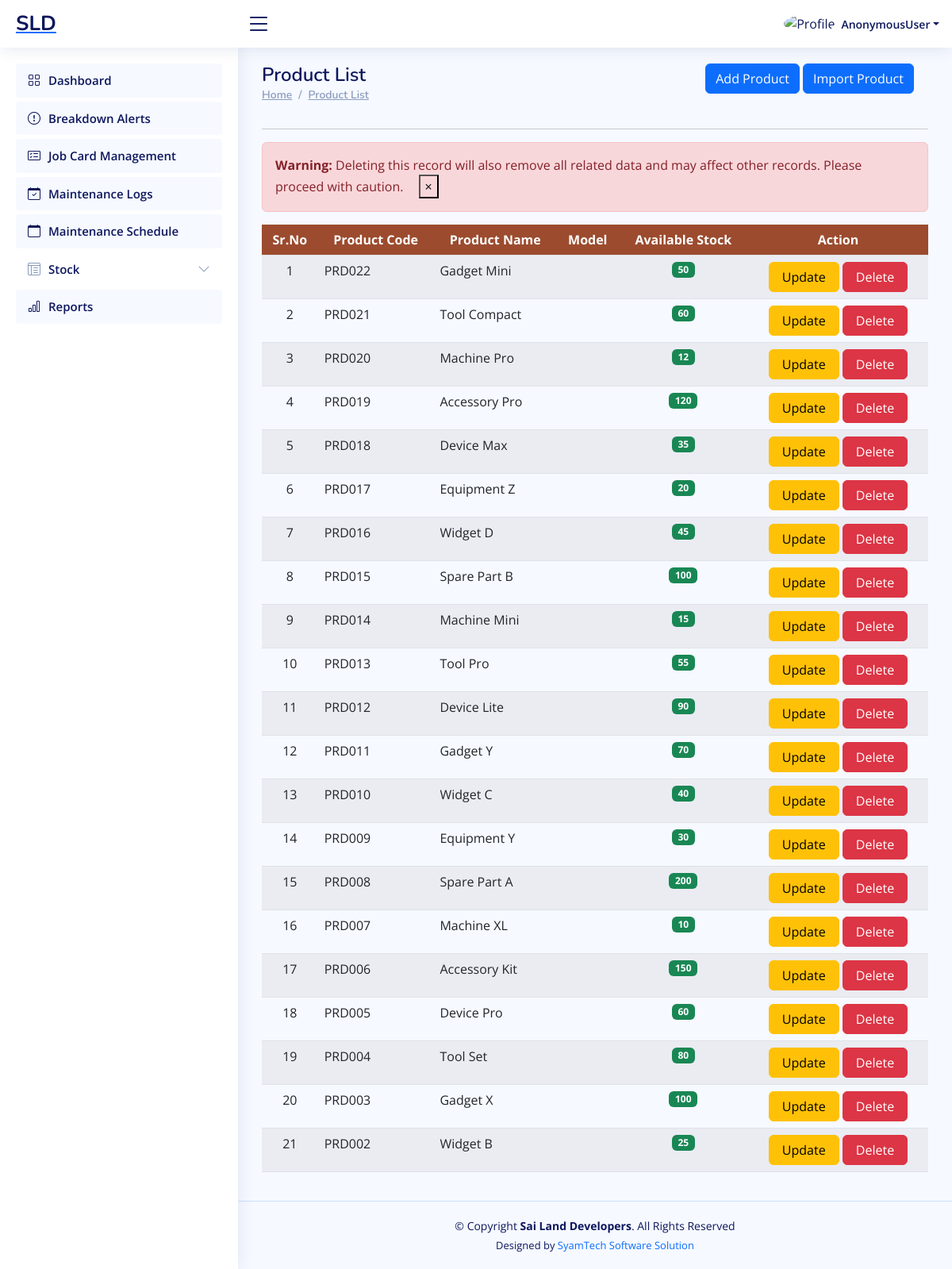
Page /workshop/product-list/ on the earlier database version.
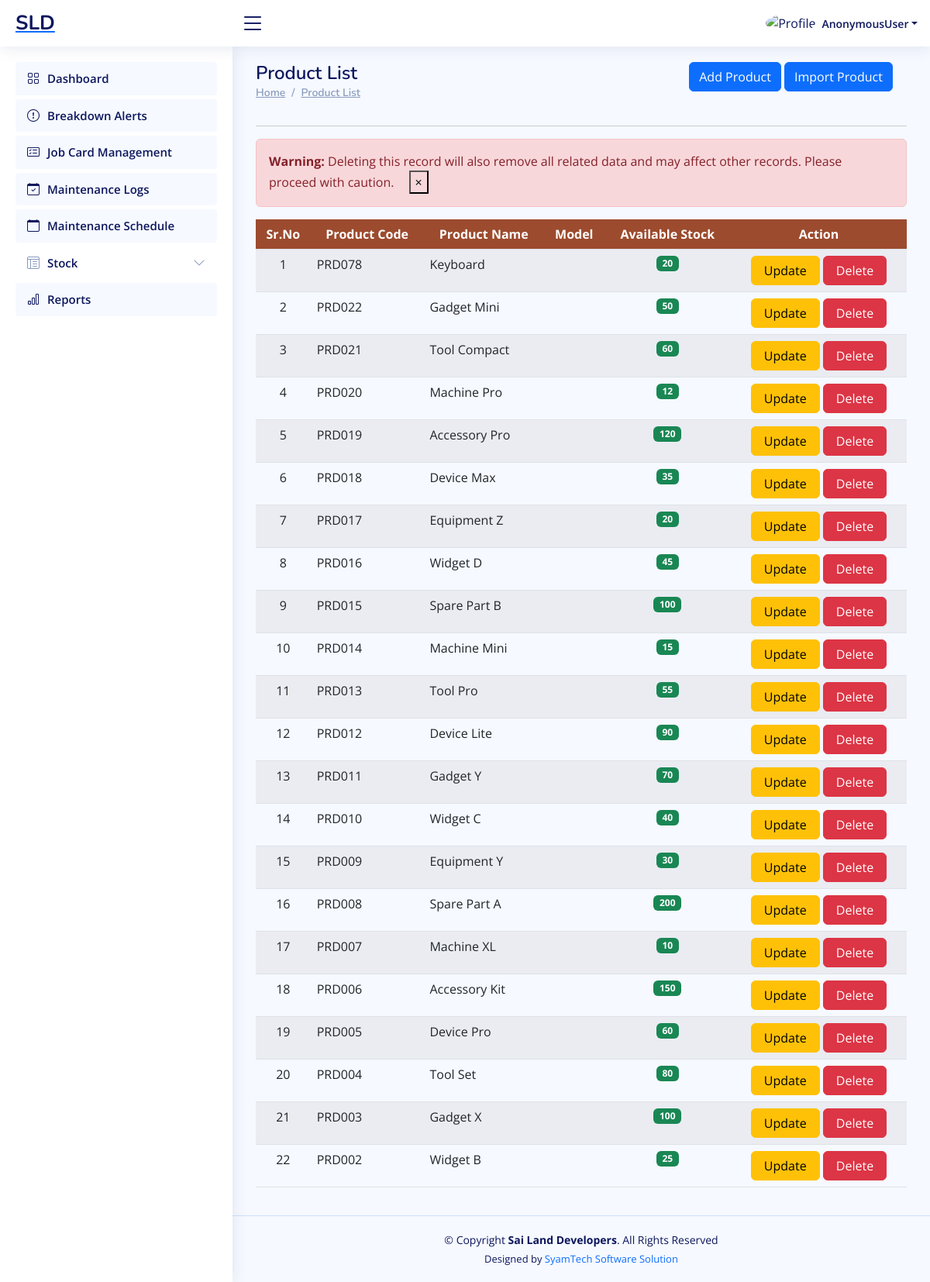
Same page on the later database version.
### ERP_Admin/models.py (models this page shows, shortened)
class Product(models.Model):
    product_code = models.CharField(max_length=20, unique=True, db_index=True)
    product_name = models.CharField(max_length=100, db_index=True)
    model = models.ForeignKey(Model, related_name='items', null=True, blank=True, on_delete=models.CASCADE)
    description = models.TextField(null=True, blank=True)
    sale_price = models.DecimalField(max_digits=10, decimal_places=2, null=True)  # Use DecimalField for monetary values
    minimum_stock_alert = models.PositiveIntegerField(default=0)
    available_stock = models.PositiveIntegerField(default=0, db_index=True, null=True, blank=True)
    product_image=models.ImageField(upload_to="Product Images", height_field=None, width_field=None, max_length=500, null=True, blank=True)

### ERP_Workshop/views.py (the view)
# urls.py: path('product-list/', views.product_list, name='workshop_product_list'),
def product_list(request):
    form = ProductForm()
    products = cache.get('cache_products')
    if not products:
        products = list(Product.objects.all().order_by('-id').values())
        cache.set('cache_products', products, timeout=None)
    return render(request, "workshop_product_list.html", {'form': form, 'product': products})

### ERP_Admin/models.py (called while the page is built)
    def __str__(self):
        return self.model_name

### ERP_Workshop/templates/workshop_product_list.html (shortened to what the changed rows need)
{% extends "workshop_base.html" %}
{% load crispy_forms_tags %}
{% block content %}
<main id="main" class="main">
        <div class="row">
            <div class="col-sm-6">
                <div class="pagetitle">
                    <h1>Product List</h1>
                </div>
            </div>
        </div>
        <section class="section dashboard">
            <div class="row">
                <div class="col-lg-12">
                    <div class="row">
                        <div class="container" style=" overflow:scroll;">
                            <table id="product" class="table table-striped "
                                style="overflow:scroll; width:100%;min-width: max-content;">
                                <thead>
                                    <tr style="background:#9c4b2e;">
                                        <th scope="col" class="text-center text-white" style="">Sr.No</th>
                                        <th scope="col" class="text-center text-white" style="">Product Code</th>
                                        <th scope="col" class="text-center text-white" style="">Product Name</th>
                                        <th scope="col" class="text-center text-white" style="">Model</th>
                                        <th scope="col" class="text-center text-white" style="">Available Stock</th>
                                        <th scope="col" class="text-center text-white" style="">Action</th>
                                    </tr>
                                </thead>
                                <tbody>
                                    {% if product %}
                                    {% for r in product %}
                                    <tr>
                                        <td class="text-center">{{forloop.counter}}</td>
                                        <td class="text-left">{{r.product_code}}</td>
                                        <td class="text-left">{{r.product_name}}</td>
                                        <td class="text-left">{{r.model.model_name}}</td>
                                        <td class="text-center">
                                            {% if r.available_stock == r.minimum_stock_alert %}
                                            <span class="badge bg-warning">{{r.available_stock}}</span>
                                            {% elif r.available_stock < r.minimum_stock_alert %}
                                            <span class="badge bg-danger">{{r.available_stock}}</span>
                                            {% else %}
                                            <span class="badge bg-success">{{r.available_stock}}</span>
                                            {% endif %}
                                        </td>
                                        <td>
                                            <center>
                                                <a href=" "
                                                    class="btn btn-warning px-3">Update</a>
                                                <a href="{% url 'workshop_delete_product' r.id %}"
                                                    class="btn btn-danger px-3">Delete</a>
                                            </center>
                                        </td>
                                    </tr>
                                    {% endfor %}
                                    {% endif %}
                                </tbody>
                            </table>
                        </div>
                    </div>
                </div>
            </div>
        </section>
</main>
{% endblock content %}

Differences in the rows shown:
added Product: product_code "PRD078", product_name "Keyboard", available_stock "20"
